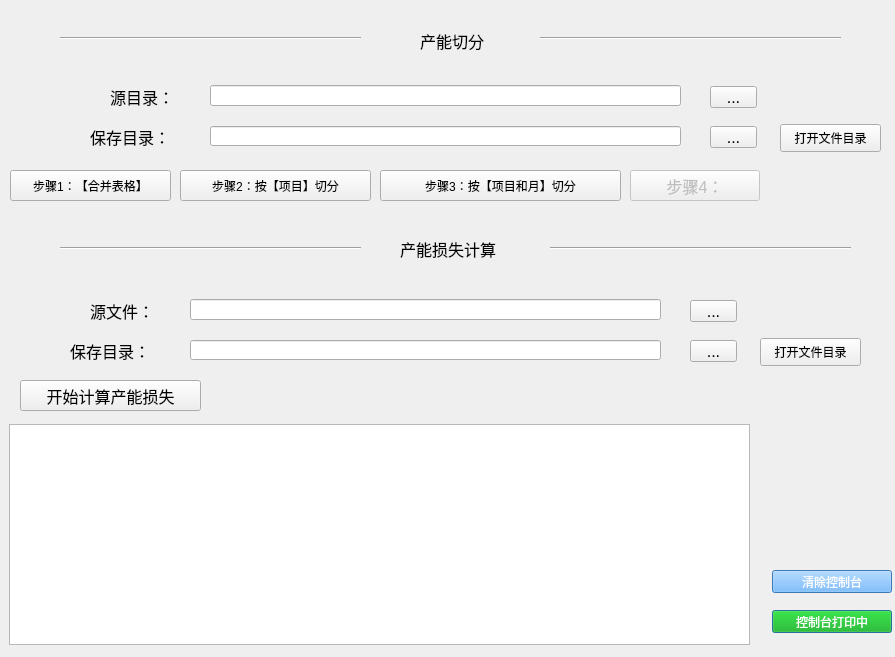
<?xml version="1.0" encoding="UTF-8"?>
<ui version="4.0">
 <class>MainWindow</class>
 <widget class="QDialog" name="MainWindow">
  <property name="geometry">
   <rect>
    <x>0</x>
    <y>0</y>
    <width>895</width>
    <height>657</height>
   </rect>
  </property>
  <property name="minimumSize">
   <size>
    <width>0</width>
    <height>0</height>
   </size>
  </property>
  <property name="font">
   <font>
    <pointsize>12</pointsize>
   </font>
  </property>
  <property name="windowTitle">
   <string>产能基础表处理小程序</string>
  </property>
  <property name="sizeGripEnabled">
   <bool>false</bool>
  </property>
  <widget class="QTextEdit" name="textEdit">
   <property name="geometry">
    <rect>
     <x>9</x>
     <y>424</y>
     <width>741</width>
     <height>221</height>
    </rect>
   </property>
   <property name="font">
    <font>
     <pointsize>9</pointsize>
    </font>
   </property>
  </widget>
  <widget class="QPushButton" name="pushButton_3">
   <property name="geometry">
    <rect>
     <x>772</x>
     <y>610</y>
     <width>120</width>
     <height>23</height>
    </rect>
   </property>
   <property name="font">
    <font>
     <family>楷体</family>
     <pointsize>9</pointsize>
     <weight>50</weight>
     <italic>false</italic>
     <bold>false</bold>
    </font>
   </property>
   <property name="styleSheet">
    <string notr="true">   background-color: rgb(0, 173, 0);
            color: rgb(255, 255, 255);
            font: 9pt &quot;楷体&quot;;</string>
   </property>
   <property name="text">
    <string>控制台打印中</string>
   </property>
  </widget>
  <widget class="QPushButton" name="pushButton_4">
   <property name="geometry">
    <rect>
     <x>772</x>
     <y>570</y>
     <width>120</width>
     <height>23</height>
    </rect>
   </property>
   <property name="font">
    <font>
     <family>楷体</family>
     <pointsize>9</pointsize>
     <weight>50</weight>
     <italic>false</italic>
     <bold>false</bold>
    </font>
   </property>
   <property name="styleSheet">
    <string notr="true">background-color: rgb(85, 170, 255);
color: rgb(255, 255, 255);
font: 9pt &quot;楷体&quot;;</string>
   </property>
   <property name="text">
    <string>清除控制台</string>
   </property>
  </widget>
  <widget class="QToolButton" name="toolButton">
   <property name="geometry">
    <rect>
     <x>710</x>
     <y>86</y>
     <width>47</width>
     <height>22</height>
    </rect>
   </property>
   <property name="text">
    <string>...</string>
   </property>
  </widget>
  <widget class="QLineEdit" name="lineEdit">
   <property name="geometry">
    <rect>
     <x>210</x>
     <y>85</y>
     <width>471</width>
     <height>21</height>
    </rect>
   </property>
   <property name="font">
    <font>
     <pointsize>8</pointsize>
    </font>
   </property>
   <property name="text">
    <string/>
   </property>
  </widget>
  <widget class="QPushButton" name="pushButton">
   <property name="geometry">
    <rect>
     <x>10</x>
     <y>170</y>
     <width>161</width>
     <height>31</height>
    </rect>
   </property>
   <property name="font">
    <font>
     <pointsize>9</pointsize>
    </font>
   </property>
   <property name="text">
    <string>步骤1：【合并表格】</string>
   </property>
  </widget>
  <widget class="QPushButton" name="pushButton_2">
   <property name="geometry">
    <rect>
     <x>180</x>
     <y>170</y>
     <width>191</width>
     <height>31</height>
    </rect>
   </property>
   <property name="font">
    <font>
     <pointsize>9</pointsize>
    </font>
   </property>
   <property name="text">
    <string>步骤2：按【项目】切分</string>
   </property>
  </widget>
  <widget class="QPushButton" name="pushButton_5">
   <property name="geometry">
    <rect>
     <x>380</x>
     <y>170</y>
     <width>241</width>
     <height>31</height>
    </rect>
   </property>
   <property name="font">
    <font>
     <pointsize>9</pointsize>
    </font>
   </property>
   <property name="text">
    <string>步骤3：按【项目和月】切分</string>
   </property>
  </widget>
  <widget class="QPushButton" name="pushButton_6">
   <property name="enabled">
    <bool>false</bool>
   </property>
   <property name="geometry">
    <rect>
     <x>630</x>
     <y>170</y>
     <width>130</width>
     <height>31</height>
    </rect>
   </property>
   <property name="text">
    <string>步骤4：</string>
   </property>
  </widget>
  <widget class="QToolButton" name="toolButton_2">
   <property name="geometry">
    <rect>
     <x>710</x>
     <y>126</y>
     <width>47</width>
     <height>22</height>
    </rect>
   </property>
   <property name="text">
    <string>...</string>
   </property>
  </widget>
  <widget class="QLineEdit" name="lineEdit_2">
   <property name="geometry">
    <rect>
     <x>210</x>
     <y>126</y>
     <width>471</width>
     <height>20</height>
    </rect>
   </property>
   <property name="font">
    <font>
     <pointsize>8</pointsize>
    </font>
   </property>
  </widget>
  <widget class="QLabel" name="label">
   <property name="geometry">
    <rect>
     <x>110</x>
     <y>86</y>
     <width>131</width>
     <height>21</height>
    </rect>
   </property>
   <property name="text">
    <string>源目录：</string>
   </property>
  </widget>
  <widget class="QLabel" name="label_2">
   <property name="geometry">
    <rect>
     <x>90</x>
     <y>116</y>
     <width>131</width>
     <height>41</height>
    </rect>
   </property>
   <property name="text">
    <string>保存目录：</string>
   </property>
  </widget>
  <widget class="QPushButton" name="pushButton_7">
   <property name="geometry">
    <rect>
     <x>780</x>
     <y>124</y>
     <width>101</width>
     <height>28</height>
    </rect>
   </property>
   <property name="font">
    <font>
     <pointsize>9</pointsize>
    </font>
   </property>
   <property name="text">
    <string>打开文件目录</string>
   </property>
  </widget>
  <widget class="Line" name="line">
   <property name="geometry">
    <rect>
     <x>60</x>
     <y>240</y>
     <width>301</width>
     <height>16</height>
    </rect>
   </property>
   <property name="orientation">
    <enum>Qt::Horizontal</enum>
   </property>
  </widget>
  <widget class="QPushButton" name="pushButton_8">
   <property name="geometry">
    <rect>
     <x>760</x>
     <y>338</y>
     <width>101</width>
     <height>28</height>
    </rect>
   </property>
   <property name="font">
    <font>
     <pointsize>9</pointsize>
    </font>
   </property>
   <property name="text">
    <string>打开文件目录</string>
   </property>
  </widget>
  <widget class="QLineEdit" name="lineEdit_3">
   <property name="geometry">
    <rect>
     <x>190</x>
     <y>299</y>
     <width>471</width>
     <height>21</height>
    </rect>
   </property>
   <property name="font">
    <font>
     <pointsize>8</pointsize>
    </font>
   </property>
   <property name="text">
    <string/>
   </property>
  </widget>
  <widget class="QLineEdit" name="lineEdit_4">
   <property name="geometry">
    <rect>
     <x>190</x>
     <y>340</y>
     <width>471</width>
     <height>20</height>
    </rect>
   </property>
   <property name="font">
    <font>
     <pointsize>8</pointsize>
    </font>
   </property>
  </widget>
  <widget class="QLabel" name="label_3">
   <property name="geometry">
    <rect>
     <x>90</x>
     <y>300</y>
     <width>131</width>
     <height>21</height>
    </rect>
   </property>
   <property name="text">
    <string>源文件：</string>
   </property>
  </widget>
  <widget class="QToolButton" name="toolButton_3">
   <property name="geometry">
    <rect>
     <x>690</x>
     <y>340</y>
     <width>47</width>
     <height>22</height>
    </rect>
   </property>
   <property name="text">
    <string>...</string>
   </property>
  </widget>
  <widget class="QToolButton" name="toolButton_4">
   <property name="geometry">
    <rect>
     <x>690</x>
     <y>300</y>
     <width>47</width>
     <height>22</height>
    </rect>
   </property>
   <property name="text">
    <string>...</string>
   </property>
  </widget>
  <widget class="QLabel" name="label_4">
   <property name="geometry">
    <rect>
     <x>70</x>
     <y>330</y>
     <width>131</width>
     <height>41</height>
    </rect>
   </property>
   <property name="text">
    <string>保存目录：</string>
   </property>
  </widget>
  <widget class="QLabel" name="label_5">
   <property name="geometry">
    <rect>
     <x>400</x>
     <y>238</y>
     <width>111</width>
     <height>21</height>
    </rect>
   </property>
   <property name="text">
    <string>产能损失计算</string>
   </property>
  </widget>
  <widget class="Line" name="line_2">
   <property name="geometry">
    <rect>
     <x>60</x>
     <y>30</y>
     <width>301</width>
     <height>16</height>
    </rect>
   </property>
   <property name="orientation">
    <enum>Qt::Horizontal</enum>
   </property>
  </widget>
  <widget class="QLabel" name="label_6">
   <property name="geometry">
    <rect>
     <x>420</x>
     <y>30</y>
     <width>111</width>
     <height>21</height>
    </rect>
   </property>
   <property name="text">
    <string>产能切分</string>
   </property>
  </widget>
  <widget class="Line" name="line_3">
   <property name="geometry">
    <rect>
     <x>540</x>
     <y>30</y>
     <width>301</width>
     <height>16</height>
    </rect>
   </property>
   <property name="orientation">
    <enum>Qt::Horizontal</enum>
   </property>
  </widget>
  <widget class="Line" name="line_4">
   <property name="geometry">
    <rect>
     <x>550</x>
     <y>240</y>
     <width>301</width>
     <height>16</height>
    </rect>
   </property>
   <property name="orientation">
    <enum>Qt::Horizontal</enum>
   </property>
  </widget>
  <widget class="QPushButton" name="pushButton_9">
   <property name="geometry">
    <rect>
     <x>20</x>
     <y>380</y>
     <width>181</width>
     <height>31</height>
    </rect>
   </property>
   <property name="text">
    <string>开始计算产能损失</string>
   </property>
  </widget>
 </widget>
 <resources/>
 <connections/>
</ui>
